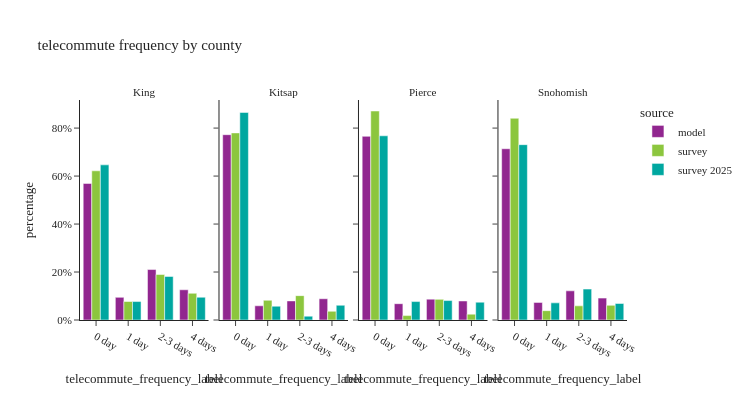

The code cell stored with this chart in its notebook:
### Code cell
util.plot_share_facetbar(per_data, 'person_weight', share_col="telecommute_frequency_label", title="telecommute frequency by county", 
                            facet_col="county_label", facet_col_wrap=4, height=400, orientation='v')

### Figure 1 — Plotly figure (JSON) as saved in the notebook; plotly's stock layout.template omitted (floating-point values rounded to 4 significant figures)
{"data": [{"alignmentgroup": "True", "customdata": [[630003], [104470], [232812], [139482]], "hovertemplate": "source=model<br>county_label=King<br>telecommute_frequency_label=%{x}<br>percentage=%{y}<br>sample_size=%{customdata[0]}<extra></extra>", "legendgroup": "model", "marker": {"color": "#91268F", "pattern": {"shape": ""}}, "name": "model", "offsetgroup": "model", "orientation": "v", "showlegend": true, "textposition": "auto", "type": "bar", "x": ["0 day", "1 day", "2-3 days", "4 days"], "xaxis": "x", "y": [0.5692, 0.09439, 0.2104, 0.126], "yaxis": "y"}, {"alignmentgroup": "True", "customdata": [[81053], [6217], [8356], [9301]], "hovertemplate": "source=model<br>county_label=Kitsap<br>telecommute_frequency_label=%{x}<br>percentage=%{y}<br>sample_size=%{customdata[0]}<extra></extra>", "legendgroup": "model", "marker": {"color": "#91268F", "pattern": {"shape": ""}}, "name": "model", "offsetgroup": "model", "orientation": "v", "showlegend": false, "textposition": "auto", "type": "bar", "x": ["0 day", "1 day", "2-3 days", "4 days"], "xaxis": "x2", "y": [0.7725, 0.05925, 0.07964, 0.08864], "yaxis": "y2"}, {"alignmentgroup": "True", "customdata": [[300184], [26680], [34078], [31108]], "hovertemplate": "source=model<br>county_label=Pierce<br>telecommute_frequency_label=%{x}<br>percentage=%{y}<br>sample_size=%{customdata[0]}<extra></extra>", "legendgroup": "model", "marker": {"color": "#91268F", "pattern": {"shape": ""}}, "name": "model", "offsetgroup": "model", "orientation": "v", "showlegend": false, "textposition": "auto", "type": "bar", "x": ["0 day", "1 day", "2-3 days", "4 days"], "xaxis": "x3", "y": [0.7657, 0.06805, 0.08692, 0.07935], "yaxis": "y3"}, {"alignmentgroup": "True", "customdata": [[272530], [27995], [46428], [34814]], "hovertemplate": "source=model<br>county_label=Snohomish<br>telecommute_frequency_label=%{x}<br>percentage=%{y}<br>sample_size=%{customdata[0]}<extra></extra>", "legendgroup": "model", "marker": {"color": "#91268F", "pattern": {"shape": ""}}, "name": "model", "offsetgroup": "model", "orientation": "v", "showlegend": false, "textposition": "auto", "type": "bar", "x": ["0 day", "1 day", "2-3 days", "4 days"], "xaxis": "x4", "y": [0.7139, 0.07333, 0.1216, 0.09119], "yaxis": "y4"}, {"alignmentgroup": "True", "customdata": [[1357], [173], [617], [424]], "hovertemplate": "source=survey<br>county_label=King<br>telecommute_frequency_label=%{x}<br>percentage=%{y}<br>sample_size=%{customdata[0]}<extra></extra>", "legendgroup": "survey", "marker": {"color": "#8CC63E", "pattern": {"shape": ""}}, "name": "survey", "offsetgroup": "survey", "orientation": "v", "showlegend": true, "textposition": "auto", "type": "bar", "x": ["0 day", "1 day", "2-3 days", "4 days"], "xaxis": "x", "y": [0.622, 0.0771, 0.1896, 0.1113], "yaxis": "y"}, {"alignmentgroup": "True", "customdata": [[126], [8], [21], [19]], "hovertemplate": "source=survey<br>county_label=Kitsap<br>telecommute_frequency_label=%{x}<br>percentage=%{y}<br>sample_size=%{customdata[0]}<extra></extra>", "legendgroup": "survey", "marker": {"color": "#8CC63E", "pattern": {"shape": ""}}, "name": "survey", "offsetgroup": "survey", "orientation": "v", "showlegend": false, "textposition": "auto", "type": "bar", "x": ["0 day", "1 day", "2-3 days", "4 days"], "xaxis": "x2", "y": [0.7799, 0.08218, 0.1016, 0.03631], "yaxis": "y2"}, {"alignmentgroup": "True", "customdata": [[260], [19], [42], [28]], "hovertemplate": "source=survey<br>county_label=Pierce<br>telecommute_frequency_label=%{x}<br>percentage=%{y}<br>sample_size=%{customdata[0]}<extra></extra>", "legendgroup": "survey", "marker": {"color": "#8CC63E", "pattern": {"shape": ""}}, "name": "survey", "offsetgroup": "survey", "orientation": "v", "showlegend": false, "textposition": "auto", "type": "bar", "x": ["0 day", "1 day", "2-3 days", "4 days"], "xaxis": "x3", "y": [0.8712, 0.0184, 0.086, 0.02435], "yaxis": "y3"}, {"alignmentgroup": "True", "customdata": [[265], [25], [57], [49]], "hovertemplate": "source=survey<br>county_label=Snohomish<br>telecommute_frequency_label=%{x}<br>percentage=%{y}<br>sample_size=%{customdata[0]}<extra></extra>", "legendgroup": "survey", "marker": {"color": "#8CC63E", "pattern": {"shape": ""}}, "name": "survey", "offsetgroup": "survey", "orientation": "v", "showlegend": false, "textposition": "auto", "type": "bar", "x": ["0 day", "1 day", "2-3 days", "4 days"], "xaxis": "x4", "y": [0.8409, 0.039, 0.059, 0.0611], "yaxis": "y4"}, {"alignmentgroup": "True", "customdata": [[526], [78], [208], [117]], "hovertemplate": "source=survey 2025<br>county_label=King<br>telecommute_frequency_label=%{x}<br>percentage=%{y}<br>sample_size=%{customdata[0]}<extra></extra>", "legendgroup": "survey 2025", "marker": {"color": "#00A7A0", "pattern": {"shape": ""}}, "name": "survey 2025", "offsetgroup": "survey 2025", "orientation": "v", "showlegend": true, "textposition": "auto", "type": "bar", "x": ["0 day", "1 day", "2-3 days", "4 days"], "xaxis": "x", "y": [0.6467, 0.07688, 0.1816, 0.09488], "yaxis": "y"}, {"alignmentgroup": "True", "customdata": [[79], [7], [9], [11]], "hovertemplate": "source=survey 2025<br>county_label=Kitsap<br>telecommute_frequency_label=%{x}<br>percentage=%{y}<br>sample_size=%{customdata[0]}<extra></extra>", "legendgroup": "survey 2025", "marker": {"color": "#00A7A0", "pattern": {"shape": ""}}, "name": "survey 2025", "offsetgroup": "survey 2025", "orientation": "v", "showlegend": false, "textposition": "auto", "type": "bar", "x": ["0 day", "1 day", "2-3 days", "4 days"], "xaxis": "x2", "y": [0.8652, 0.05749, 0.01594, 0.06135], "yaxis": "y2"}, {"alignmentgroup": "True", "customdata": [[531], [48], [87], [94]], "hovertemplate": "source=survey 2025<br>county_label=Pierce<br>telecommute_frequency_label=%{x}<br>percentage=%{y}<br>sample_size=%{customdata[0]}<extra></extra>", "legendgroup": "survey 2025", "marker": {"color": "#00A7A0", "pattern": {"shape": ""}}, "name": "survey 2025", "offsetgroup": "survey 2025", "orientation": "v", "showlegend": false, "textposition": "auto", "type": "bar", "x": ["0 day", "1 day", "2-3 days", "4 days"], "xaxis": "x3", "y": [0.7679, 0.07682, 0.08107, 0.07424], "yaxis": "y3"}, {"alignmentgroup": "True", "customdata": [[190], [12], [43], [26]], "hovertemplate": "source=survey 2025<br>county_label=Snohomish<br>telecommute_frequency_label=%{x}<br>percentage=%{y}<br>sample_size=%{customdata[0]}<extra></extra>", "legendgroup": "survey 2025", "marker": {"color": "#00A7A0", "pattern": {"shape": ""}}, "name": "survey 2025", "offsetgroup": "survey 2025", "orientation": "v", "showlegend": false, "textposition": "auto", "type": "bar", "x": ["0 day", "1 day", "2-3 days", "4 days"], "xaxis": "x4", "y": [0.7309, 0.0714, 0.1288, 0.06887], "yaxis": "y4"}], "layout": {"annotations": [{"font": {}, "showarrow": false, "text": "King", "x": 0.1175, "xanchor": "center", "xref": "paper", "y": 1.0, "yanchor": "bottom", "yref": "paper"}, {"font": {}, "showarrow": false, "text": "Kitsap", "x": 0.3725, "xanchor": "center", "xref": "paper", "y": 1.0, "yanchor": "bottom", "yref": "paper"}, {"font": {}, "showarrow": false, "text": "Pierce", "x": 0.6275, "xanchor": "center", "xref": "paper", "y": 1.0, "yanchor": "bottom", "yref": "paper"}, {"font": {}, "showarrow": false, "text": "Snohomish", "x": 0.8825, "xanchor": "center", "xref": "paper", "y": 1.0, "yanchor": "bottom", "yref": "paper"}], "barmode": "group", "height": 400, "legend": {"title": {"text": "source"}, "tracegroupgap": 0}, "title": {"text": "telecommute frequency by county"}, "width": 750, "xaxis": {"anchor": "y", "domain": [0.0, 0.235], "title": {"text": "telecommute_frequency_label"}}, "xaxis2": {"anchor": "y2", "domain": [0.255, 0.49], "matches": "x", "title": {"text": "telecommute_frequency_label"}}, "xaxis3": {"anchor": "y3", "domain": [0.51, 0.745], "matches": "x", "title": {"text": "telecommute_frequency_label"}}, "xaxis4": {"anchor": "y4", "domain": [0.765, 1.0], "matches": "x", "title": {"text": "telecommute_frequency_label"}}, "yaxis": {"anchor": "x", "domain": [0.0, 1.0], "tickformat": ".0%", "title": {"text": "percentage"}}, "yaxis2": {"anchor": "x2", "domain": [0.0, 1.0], "matches": "y", "showticklabels": false, "tickformat": ".0%"}, "yaxis3": {"anchor": "x3", "domain": [0.0, 1.0], "matches": "y", "showticklabels": false}, "yaxis4": {"anchor": "x4", "domain": [0.0, 1.0], "matches": "y", "showticklabels": false}}}
